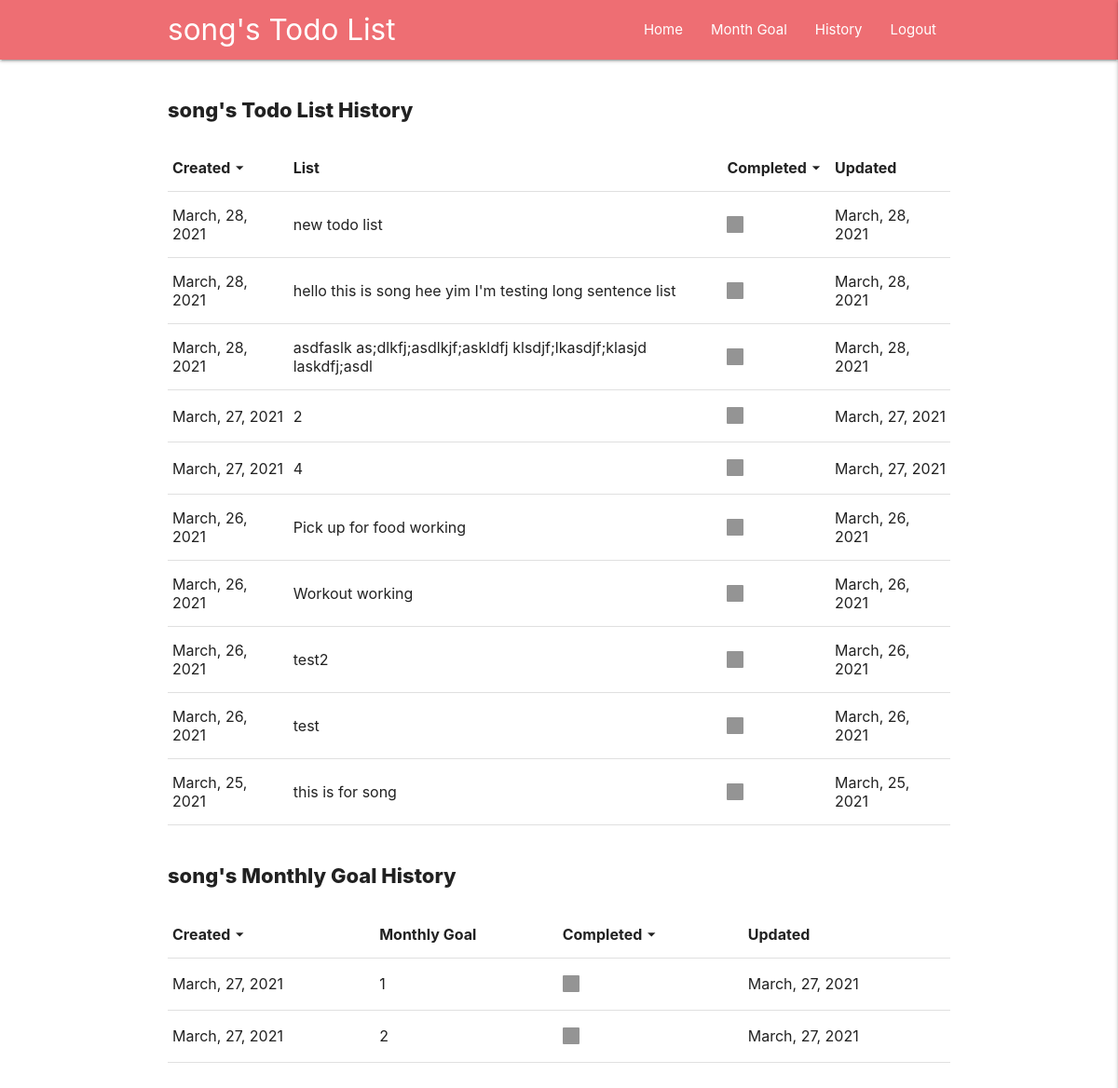
/history (signed in), run on an earlier commit of the app's database.
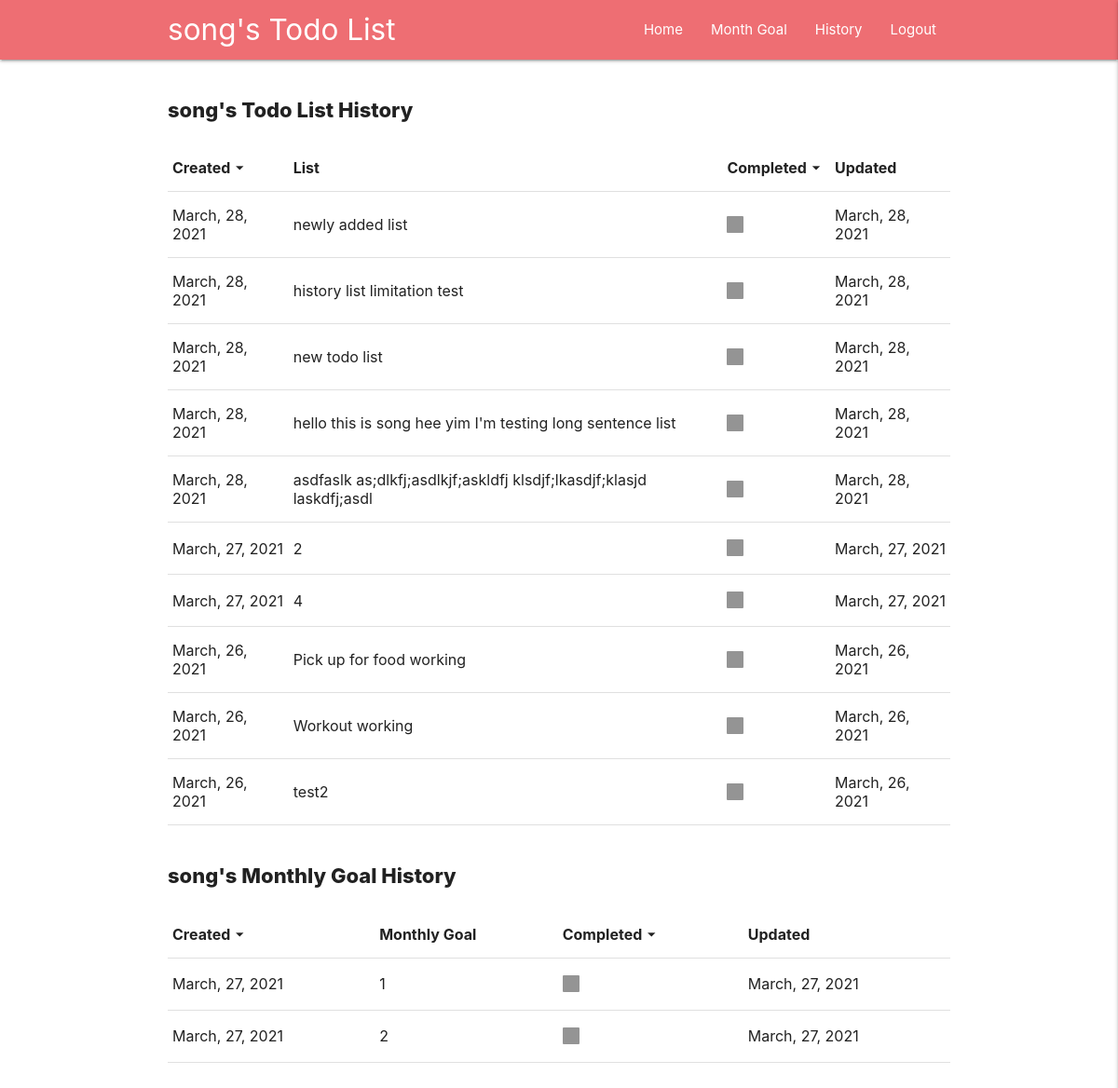
And on a later commit of the database.
### write_list/models.py (models this page shows, shortened)
class List(models.Model):
    user = models.ForeignKey(
        User, on_delete=models.CASCADE)
    cleared = models.BooleanField(default=False)
    todo_list = models.CharField(max_length=5000)
    created = models.DateTimeField(auto_now=True)
    updated_time = models.DateTimeField(auto_now_add=True, null=True)

### write_list/views.py (the view)
# urls.py: path('history', views.history, name='history'),
@ login_required(login_url='/login')
def history(request):
    userid = request.user.id
    daily = getData(userid, True)
    month = get_monthly_data(userid, True)
    send_data = {
        'daily': daily,
        'month': month,
    }
    return render(request, 'write_list/history.html', send_data)

### write_list/views.py (called while the page is built)
def getData(userid, getAll):
    if getAll:
        user = models.List.objects.filter(
            user=userid).order_by('created').reverse()
    else:
        user = models.List.objects.filter(
            user=userid, created__year=today.year, created__month=today.month, created__day=today.day).order_by('created').reverse()
    list_array = []
    for listEle in user:
        if listEle.cleared:
            status = 'checked'
        else:
            status = 'unchecked'
        add_list = {
            'cleared': status,
            "li": listEle.todo_list,
            "created": listEle.created.strftime('%B, %d, %Y'),
            "updated": listEle.updated_time.strftime('%B, %d, %Y'),
            "id": listEle.id
        }
        list_array.append(add_list)
    send_data = {
        'add_list': list_array
    }
    return send_data

### templates/write_list/history.html (shortened to what this page needs)
{% load static %}
<html lang="en">
<head>
    <link rel="stylesheet" href="{% static 'css/style.css' %}">
        <link
      rel="stylesheet"
      href="https://cdnjs.cloudflare.com/ajax/libs/materialize/1.0.0/css/materialize.min.css"
    />
</head>
<body>
{% include 'navbar.html' %}
<div class="container">
    <h1 class="home-title">{{request.user}}'s Todo List History</h1>
    <div class='table-wrap'>
        <table>
            <thead>
                <th class='th_which_has_sort sort_by_created'>Created
                    <div class='table_sort_button'>
                        <i class='material-icons dropdown-trigger' data-target='daily_dropdown_by_created'>arrow_drop_down</i>
                    </div>
                </th>
                <th>List</th>
                <th class='th_which_has_sort'>Completed
                    <div class='table_sort_button'>
                        <i class="material-icons">arrow_drop_down</i>
                    </div>
                </th>
                <th>Updated
                </th>
            </thead>
            {% for list in daily.add_list|slice:":10" %}
                <tr>
                    <td>
                        <p>{{list.created}}</p>
                    </td>
                    <td>
                        <p>{{list.li}}</p>
                    </td>
                    <td>
                        <label>
                            <span></span>
                        </label>
                    </td>
                    <td>
                        <p>{{list.updated}}</p>
                    </td>
                </tr>
            {% endfor %}
        </table>
    </div>
    <h1 class="home-title">{{request.user}}'s Monthly Goal History</h1>
    <div class='table-wrap'>
        <table>
        <thead>
            <th class='th_which_has_sort sort_by_created'>Created
                <div class='table_sort_button'>
                    <i class="material-icons">arrow_drop_down</i>
                </div>
            </th>
            <th>Monthly Goal</th>
            <th class='th_which_has_sort'>Completed
                <div class='table_sort_button'>
                    <i class="material-icons">arrow_drop_down</i>
                </div>
            </th>
            <th>Updated</th>
        </thead>
        {% for list in month.add_list|slice:":10"%}
            <tr>
                <td>
                    <p>{{list.created}}</p>
                </td>
                <td>
                    <p>{{list.li}}</p>
                </td>
                <td>
                    <label>
                        <span></span>
                    </label>
                </td>
                <td>
                    <p>{{list.updated}}</p>
                </td>
            </tr>
        {% endfor %}
        </table>
    </div>
</div>
</body>
</html>

What changed in the data, as far as the page shows it:
no longer on this page (row unchanged): List: li "test"
no longer on this page (row unchanged): List: li "this is for song"
added List: li "newly added list"
added List: li "history list limitation test"
Also different on the page:
new list line: "March, 28, 2021 March, 28, 2021"
list line gone: "March, 26, 2021 March, 26, 2021"
list line gone: "March, 25, 2021 March, 25, 2021"
